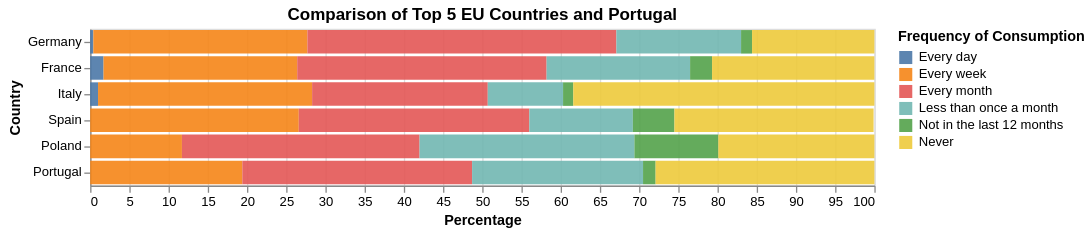

The code cell stored with this chart in its notebook:
### Code cell
selection_legend = alt.selection_point(fields=['variable'], bind='legend')

stacked_bars = alt.Chart(df3_melted, title='Comparison of Top 5 EU Countries and Portugal').mark_bar().transform_calculate(
    variable_order=f"if({selection_legend.name}.variable && indexof({selection_legend.name}.variable, datum.variable) !== -1, 0, 1)"
).encode(
    x=alt.X('sum(value):Q', title='Percentage', scale=alt.Scale(domain=[0, 100])),
    y=alt.Y('Country:N').sort(['Germany', 'France', 'Italy', 'Spain', 'Poland', 'Portugal']),
    color=alt.Color('variable:N', legend=alt.Legend(title="Frequency of Consumption"), 
                    sort=['Every day', 'Every week', 'Every month', 'Less than once a month',
                                       'Not in the last 12 months', 'Never']),
    order='variable_order:N',
    opacity=alt.when(selection_legend).then(alt.value(0.9)).otherwise(alt.value(0.2))
).add_params(
    selection_legend
).properties(
    width=600
)

stacked_bars

### Figure 1 — Vega-Lite specification as saved in the notebook (floating-point values rounded to 4 significant figures)
{"config": {"view": {"continuousWidth": 300, "continuousHeight": 300}}, "data": {"name": "data-ac62fa810b4c99ee575915d04e94820f"}, "mark": {"type": "bar"}, "encoding": {"color": {"field": "variable", "legend": {"title": "Frequency of Consumption"}, "sort": ["Every day", "Every week", "Every month", "Less than once a month", "Not in the last 12 months", "Never"], "type": "nominal"}, "opacity": {"condition": [{"param": "param_46", "value": 0.9}], "value": 0.2}, "order": {"field": "variable_order", "type": "nominal"}, "x": {"aggregate": "sum", "field": "value", "scale": {"domain": [0, 100]}, "title": "Percentage", "type": "quantitative"}, "y": {"field": "Country", "sort": ["Germany", "France", "Italy", "Spain", "Poland", "Portugal"], "type": "nominal"}}, "params": [{"name": "param_46", "select": {"type": "point", "fields": ["variable"]}, "bind": "legend"}], "title": "Comparison of Top 5 EU Countries and Portugal", "transform": [{"calculate": "if(param_46.variable && indexof(param_46.variable, datum.variable) !== -1, 0, 1)", "as": "variable_order"}], "width": 600, "$schema": "https://vega.github.io/schema/vega-lite/v5.20.1.json", "datasets": {"data-ac62fa810b4c99ee575915d04e94820f": [{"Country": "Germany", "variable": "Every day", "value": 0.4}, {"Country": "Spain", "variable": "Every day", "value": 0.0}, {"Country": "France", "variable": "Every day", "value": 1.7}, {"Country": "Italy", "variable": "Every day", "value": 1.0}, {"Country": "Poland", "variable": "Every day", "value": 0.0}, {"Country": "Portugal", "variable": "Every day", "value": 0.0}, {"Country": "Germany", "variable": "Every week", "value": 27.3}, {"Country": "Spain", "variable": "Every week", "value": 26.6}, {"Country": "France", "variable": "Every week", "value": 24.7}, {"Country": "Italy", "variable": "Every week", "value": 27.3}, {"Country": "Poland", "variable": "Every week", "value": 11.7}, {"Country": "Portugal", "variable": "Every week", "value": 19.4}, {"Country": "Germany", "variable": "Every month", "value": 39.4}, {"Country": "Spain", "variable": "Every month", "value": 29.4}, {"Country": "France", "variable": "Every month", "value": 31.8}, {"Country": "Italy", "variable": "Every month", "value": 22.4}, {"Country": "Poland", "variable": "Every month", "value": 30.3}, {"Country": "Portugal", "variable": "Every month", "value": 29.3}, {"Country": "Germany", "variable": "Less than once a month", "value": 15.9}, {"Country": "Spain", "variable": "Less than once a month", "value": 13.2}, {"Country": "France", "variable": "Less than once a month", "value": 18.3}, {"Country": "Italy", "variable": "Less than once a month", "value": 9.6}, {"Country": "Poland", "variable": "Less than once a month", "value": 27.4}, {"Country": "Portugal", "variable": "Less than once a month", "value": 21.8}, {"Country": "Germany", "variable": "Not in the last 12 months", "value": 1.4}, {"Country": "Spain", "variable": "Not in the last 12 months", "value": 5.3}, {"Country": "France", "variable": "Not in the last 12 months", "value": 2.8}, {"Country": "Italy", "variable": "Not in the last 12 months", "value": 1.3}, {"Country": "Poland", "variable": "Not in the last 12 months", "value": 10.7}, {"Country": "Portugal", "variable": "Not in the last 12 months", "value": 1.6}, {"Country": "Germany", "variable": "Never", "value": 15.6}, {"Country": "Spain", "variable": "Never", "value": 25.4}, {"Country": "France", "variable": "Never", "value": 20.7}, {"Country": "Italy", "variable": "Never", "value": 38.4}, {"Country": "Poland", "variable": "Never", "value": 19.9}, {"Country": "Portugal", "variable": "Never", "value": 27.9}]}}
